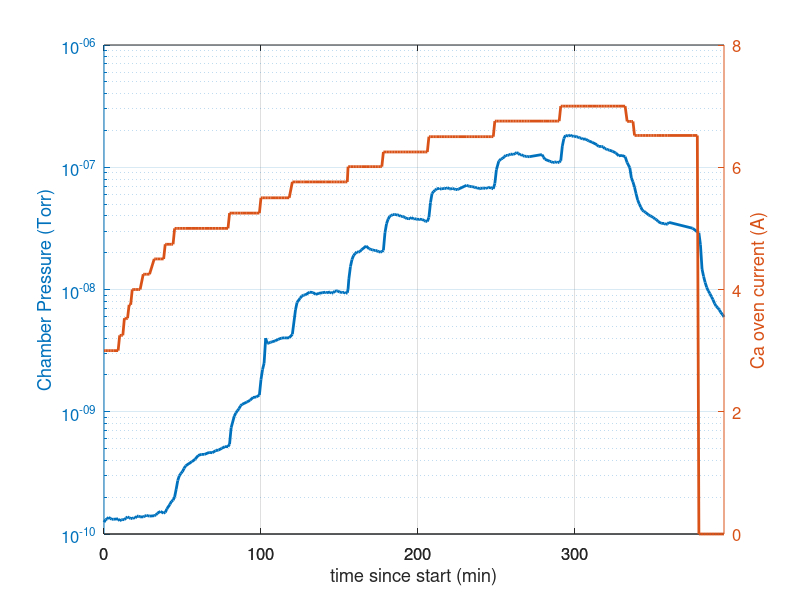

Source code (MATLAB):
% close all;

data = load('070326.txt');

%
% Pressure
%
figure(1)
pressure = data(:,2).*10.^data(:,3);

% [AX,H1,H2] = plotyy(data(:,1),pressure,data(:,1),exp(data(:,5)),'semilogy');
[AX,H1,H2] = plotyy(data(:,1),pressure,data(:,1),data(:,5),'semilogy','plot');


set(get(AX(1),'Ylabel'),'String','Chamber Pressure (Torr)','FontSize',14) 
set(get(AX(2),'Ylabel'),'String','Ca oven current (A)','FontSize',14) 
grid on
xlabel('time since start (min)','FontSize',14)
set(H1,'LineStyle','-','LineWidth',2)
set(H2,'LineStyle','-','LineWidth',2)


xlimits = get(AX(1),'XLim');
ylimits = get(AX(1),'YLim');
xin = (xlimits(2)-xlimits(1))/5;
yin = (ylimits(2)-ylimits(1))/5;
% set(AX(1),'XTick',[xlimits(1):xin:xlimits(2)],...
%         'YTick',[1e-11 1e-10 1e-9 1e-8 1e-7 1e-6 2e-6])
xlimits = get(AX(2),'XLim');
ylimits = get(AX(2),'YLim');
xin = (xlimits(2)-xlimits(1))/5;
yin = (ylimits(2)-ylimits(1))/5;
% set(AX(2),'XTick',[xlimits(1):xin:xlimits(2)],...
%         'YTick',[1:0.5:6])
set(AX(1),'YLim',[1e-10 1e-6],'FontSize',12)
set(AX(2),'YLim',[0 8],'FontSize',12)
    

% % 
% % %
% % % Resistance
% % %    
% % figure(2)
% % subplot(2,1,1)
% % 
% % for i = 1:length(data(:,1))
% %     if (data(i,5) > 0)
% %     resist1(i) = (data(i,4)-5e-3)./data(i,5);
% %     resist2(i) = (data(i,4)+5e-3)./data(i,5);
% %     resistX(i) = (data(i,4))./data(i,5);
% %     else
% %     resist1(i) = NaN;
% %     resist2(i) = NaN;
% %     resistX(i) = NaN;
% %     end
% % end
% % 
% % plot(data(:,1),[resist1(:) resist2(:) resistX(:)])
% % 
% % for i = 1:length(data(:,1))
% %     if (data(i,4) > 0)
% %     resist(i) = data(i,3)./data(i,4)
% %     else
% %     resist(i) = NaN
% %     end
% % end
% % 
% % 
% % % [AX,H1,H2] = plotyy(data(:,1),[resist1(:) resist2(:) resistX(:)],data(:,1),data(:,4));
% % [AX,H1,H2] = plotyy(data(:,1),resistX(:),data(:,1),data(:,5));
% % 
% % 
% % set(get(AX(1),'Ylabel'),'String','Oven resistance (\Omega) (measured at feedthrough)','FontSize',12) 
% % set(get(AX(2),'Ylabel'),'String','Oven current (A)','FontSize',12) 
% % grid on
% % xlabel('time since start (min)','FontSize',12)
% % set(H1,'LineStyle','-','LineWidth',2)
% % set(H2,'LineStyle','-','LineWidth',2,'Color','k')
% % 
% % 
% % xlimits = get(AX(1),'XLim');
% % ylimits = get(AX(1),'YLim');
% % xin = (xlimits(2)-xlimits(1))/5;
% % yin = (ylimits(2)-ylimits(1))/4;
% % set(AX(1),'XTick',[xlimits(1):xin:xlimits(2)],...
% %         'YTick',[ylimits(1):yin:ylimits(2)])
% % xlimits = get(AX(2),'XLim');
% % ylimits = get(AX(2),'YLim');
% % xin = (xlimits(2)-xlimits(1))/5;
% % yin = (ylimits(2)-ylimits(1))/5;
% % set(AX(2),'XTick',[xlimits(1):xin:xlimits(2)],...
% %         'YTick',[0:1:6])
% % 
% %     
% % 
% % %
% % % Power
% % %    
% % 
% % figure(2)
% % 
% % subplot(2,1,2)
% % % [AX,H1,H2] = plotyy(data(:,1),[resist1(:) resist2(:) resistX(:)],data(:,1),data(:,4));
% % [AX,H1,H2] = plotyy(data(:,1),data(:,4).*data(5),data(:,1),data(:,5));
% % 
% % 
% % set(get(AX(1),'Ylabel'),'String','Dissipated power (W)','FontSize',12) 
% % set(get(AX(2),'Ylabel'),'String','Oven current (A)','FontSize',12) 
% % grid on
% % xlabel('time since start (min)','FontSize',12)
% % set(H1,'LineStyle','-','LineWidth',2)
% % set(H2,'LineStyle','-','LineWidth',2,'Color','k')
% % 
% % 
% % xlimits = get(AX(1),'XLim');
% % ylimits = get(AX(1),'YLim');
% % ylimits = ylimits*1.5;
% % set(AX(1),'YLim',ylimits);
% % 
% % xin = (xlimits(2)-xlimits(1))/5;
% % yin = (ylimits(2)-ylimits(1))/4;
% % set(AX(1),'XTick',[xlimits(1):xin:xlimits(2)],...
% %         'YTick',[ylimits(1):0.25:ylimits(2)])
% % xlimits = get(AX(2),'XLim');
% % ylimits = get(AX(2),'YLim');
% % xin = (xlimits(2)-xlimits(1))/5;
% % yin = (ylimits(2)-ylimits(1))/5;
% % set(AX(2),'XTick',[xlimits(1):xin:xlimits(2)],...
% %         'YTick',[0:1:6])
% % 
% % %
% % % Temperature
% % %
% % figure(3)
% % 
% % [AX,H1,H2] = plotyy(data(:,1),data(:,6),data(:,1),data(:,5));
% % 
% % 
% % set(get(AX(1),'Ylabel'),'String','Feedthrough temperature (C)','FontSize',12) 
% % set(get(AX(2),'Ylabel'),'String','Oven current (A)','FontSize',12) 
% % grid on
% % xlabel('time since start (min)','FontSize',12)
% % set(H1,'LineStyle','-','LineWidth',2)
% % set(H2,'LineStyle','-','LineWidth',2,'Color','k')
% % 
% % 
% % xlimits = get(AX(1),'XLim');
% % ylimits = get(AX(1),'YLim');
% % xin = (xlimits(2)-xlimits(1))/5;
% % yin = (ylimits(2)-ylimits(1))/4;
% % set(AX(1),'XTick',[xlimits(1):xin:xlimits(2)],...
% %         'YTick',[ylimits(1):yin:ylimits(2)])
% % xlimits = get(AX(2),'XLim');
% % ylimits = get(AX(2),'YLim');
% % xin = (xlimits(2)-xlimits(1))/5;
% % yin = (ylimits(2)-ylimits(1))/5;
% % set(AX(2),'XTick',[xlimits(1):xin:xlimits(2)],...
% %         'YTick',[0:1:6])